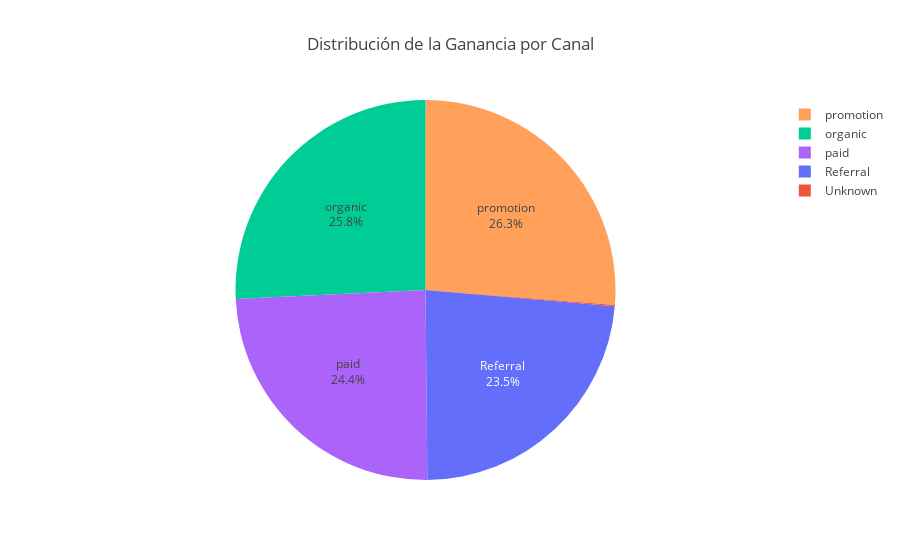

Write notebook code for a chart like this one.
### Code cell
#cálculo porcentaje de ganancia
porcentaje_ganancia = (
    df.groupby('channel')['revenue'].sum().reset_index(name='Ganancia')
)
porcentaje_ganancia['Porcentaje de Ganancia'] = 100 * porcentaje_ganancia['Ganancia'] / porcentaje_ganancia['Ganancia'].sum()

#gráfico pie de porcentaje de ganancia por canal
fig = px.pie(
    porcentaje_ganancia,
    values='Porcentaje de Ganancia',
    names='channel',
    title='Distribución de la Ganancia por Canal',
    color='channel',
    color_discrete_map=colores_canales
)
fig.update_traces(textposition='inside', textinfo='percent+label')
fig.update_layout(title_text='Distribución de la Ganancia por Canal', title_x=0.5)
fig.show()

### Figure 1 — Plotly figure (JSON) as saved in the notebook; plotly's stock layout.template omitted (floating-point values rounded to 4 significant figures)
{"data": [{"customdata": [["Referral"], ["Unknown"], ["organic"], ["paid"], ["promotion"]], "domain": {"x": [0, 1], "y": [0, 1]}, "hovertemplate": "channel=%{customdata[0]}<br>Porcentaje de Ganancia=%{value}<extra></extra>", "labels": ["Referral", "Unknown", "organic", "paid", "promotion"], "legendgroup": "", "marker": {"colors": ["#636EFA", "#EF553B", "#00CC96", "#AB63FA", "#FFA15A"]}, "name": "", "showlegend": true, "textinfo": "percent+label", "textposition": "inside", "type": "pie", "values": [23.49, 0.09839, 25.75, 24.41, 26.26]}], "layout": {"legend": {"tracegroupgap": 0}, "title": {"text": "Distribución de la Ganancia por Canal", "x": 0.5}}}
